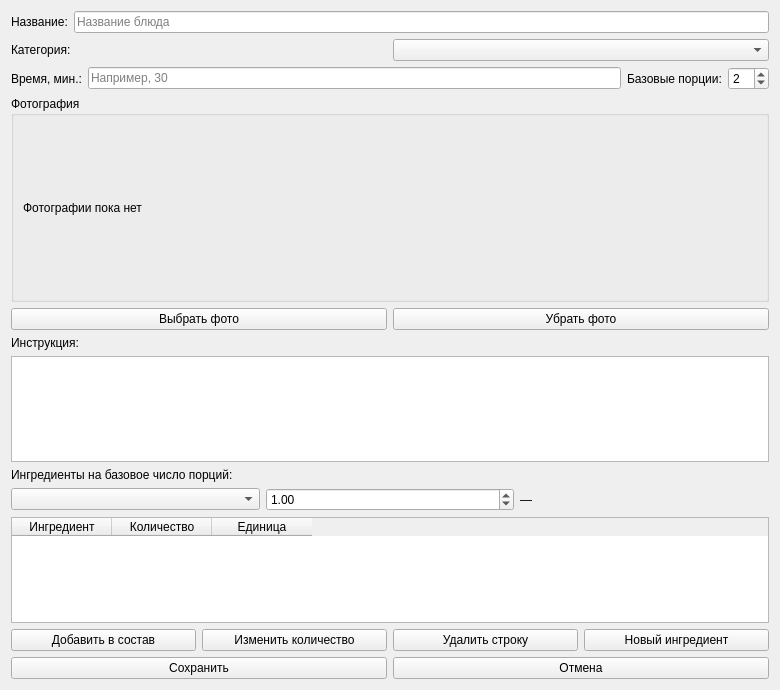
<?xml version='1.0' encoding='utf-8'?>
<ui version="4.0">
 <class>RecipeEditor</class>
 <widget class="QWidget" name="RecipeEditor">
  <property name="geometry">
   <rect>
    <x>0</x>
    <y>0</y>
    <width>780</width>
    <height>690</height>
   </rect>
  </property>
  <property name="windowTitle">
   <string>Новый рецепт</string>
  </property>
  <layout class="QVBoxLayout" name="layout29">
   <item>
    <layout class="QHBoxLayout" name="layout22">
     <item>
      <widget class="QLabel" name="nameCaption">
       <property name="text">
        <string>Название:</string>
       </property>
       <property name="wordWrap">
        <bool>true</bool>
       </property>
      </widget>
     </item>
     <item>
      <widget class="QLineEdit" name="nameEdit">
       <property name="placeholderText">
        <string>Название блюда</string>
       </property>
      </widget>
     </item>
    </layout>
   </item>
   <item>
    <layout class="QHBoxLayout" name="layout23">
     <item>
      <widget class="QLabel" name="categoryCaption">
       <property name="text">
        <string>Категория:</string>
       </property>
       <property name="wordWrap">
        <bool>true</bool>
       </property>
      </widget>
     </item>
     <item>
      <widget class="QComboBox" name="categoryCombo" />
     </item>
    </layout>
   </item>
   <item>
    <layout class="QHBoxLayout" name="layout24">
     <item>
      <widget class="QLabel" name="timeCaption">
       <property name="text">
        <string>Время, мин.:</string>
       </property>
       <property name="wordWrap">
        <bool>true</bool>
       </property>
      </widget>
     </item>
     <item>
      <widget class="QLineEdit" name="minutesEdit">
       <property name="placeholderText">
        <string>Например, 30</string>
       </property>
      </widget>
     </item>
     <item>
      <widget class="QLabel" name="portionsCaption">
       <property name="text">
        <string>Базовые порции:</string>
       </property>
       <property name="wordWrap">
        <bool>true</bool>
       </property>
      </widget>
     </item>
     <item>
      <widget class="QSpinBox" name="portionsSpin">
       <property name="minimum">
        <number>1</number>
       </property>
       <property name="maximum">
        <number>20</number>
       </property>
       <property name="value">
        <number>2</number>
       </property>
      </widget>
     </item>
    </layout>
   </item>
   <item>
    <widget class="QGroupBox" name="editorPhotoGroup">
     <property name="title">
      <string>Фотография</string>
     </property>
     <layout class="QVBoxLayout" name="layout25">
      <item>
       <widget class="QLabel" name="editorPhotoGroupLabel">
        <property name="text">
         <string>Фотографии пока нет</string>
        </property>
        <property name="wordWrap">
         <bool>true</bool>
        </property>
       <property name="minimumSize"><size><width>0</width><height>165</height></size></property></widget>
      </item>
     </layout>
    </widget>
   </item>
   <item>
    <layout class="QHBoxLayout" name="layout26">
     <item>
      <widget class="QPushButton" name="choosePhotoButton">
       <property name="text">
        <string>Выбрать фото</string>
       </property>
       <property name="enabled">
        <bool>true</bool>
       </property>
       </widget>
     </item>
     <item>
      <widget class="QPushButton" name="removePhotoButton">
       <property name="text">
        <string>Убрать фото</string>
       </property>
       <property name="enabled">
        <bool>true</bool>
       </property>
       </widget>
     </item>
    </layout>
   </item>
   <item>
    <widget class="QLabel" name="instructionsCaption">
     <property name="text">
      <string>Инструкция:</string>
     </property>
     <property name="wordWrap">
      <bool>true</bool>
     </property>
    </widget>
   </item>
   <item>
    <widget class="QTextEdit" name="instructionsEdit" />
   </item>
   <item>
    <widget class="QLabel" name="compositionCaption">
     <property name="text">
      <string>Ингредиенты на базовое число порций:</string>
     </property>
     <property name="wordWrap">
      <bool>true</bool>
     </property>
    </widget>
   </item>
   <item><layout class="QHBoxLayout" name="ingredientInputLayout"><item><widget class="QComboBox" name="ingredientCombo" /></item><item><widget class="QDoubleSpinBox" name="amountSpin"><property name="minimum"><double>0.01</double></property><property name="maximum"><double>999999.99</double></property><property name="value"><double>1.00</double></property><property name="decimals"><number>2</number></property></widget></item><item><widget class="QLabel" name="amountUnitLabel"><property name="text"><string>—</string></property></widget></item></layout></item><item>
    <widget class="QTableWidget" name="ingredientsTable">
     <property name="editTriggers">
      <enum>QAbstractItemView::NoEditTriggers</enum>
     </property>
     <property name="selectionBehavior">
      <enum>QAbstractItemView::SelectRows</enum>
     </property>
     <property name="selectionMode">
      <enum>QAbstractItemView::SingleSelection</enum>
     </property>
     <property name="rowCount">
      <number>0</number>
     </property>
     <property name="columnCount">
      <number>3</number>
     </property>
     <column>
      <property name="text">
       <string>Ингредиент</string>
      </property>
     </column>
     <column>
      <property name="text">
       <string>Количество</string>
      </property>
     </column>
     <column>
      <property name="text">
       <string>Единица</string>
      </property>
     </column>
    <attribute name="horizontalHeaderMinimumSectionSize"><number>100</number></attribute></widget>
   </item>
   <item>
    <layout class="QHBoxLayout" name="layout27">
     <item>
      <widget class="QPushButton" name="addRowButton">
       <property name="enabled">
        <bool>true</bool>
       </property>
       <property name="text"><string>Добавить в состав</string></property></widget>
     </item>
     <item><widget class="QPushButton" name="editAmountButton"><property name="text"><string>Изменить количество</string></property></widget></item><item>
      <widget class="QPushButton" name="removeRowButton">
       <property name="text">
        <string>Удалить строку</string>
       </property>
       <property name="enabled">
        <bool>true</bool>
       </property>
       </widget>
     </item>
     <item>
      <widget class="QPushButton" name="newIngredientButton">
       <property name="text">
        <string>Новый ингредиент</string>
       </property>
      </widget>
     </item>
    </layout>
   </item>
   <item>
    <layout class="QHBoxLayout" name="layout28">
     <item>
      <widget class="QPushButton" name="saveButton">
       <property name="text">
        <string>Сохранить</string>
       </property>
       <property name="enabled">
        <bool>true</bool>
       </property>
       </widget>
     </item>
     <item>
      <widget class="QPushButton" name="closeButton">
       <property name="text">
        <string>Отмена</string>
       </property>
      </widget>
     </item>
    </layout>
   </item>
  </layout>
 </widget>
 <resources />
 <connections />
</ui>
